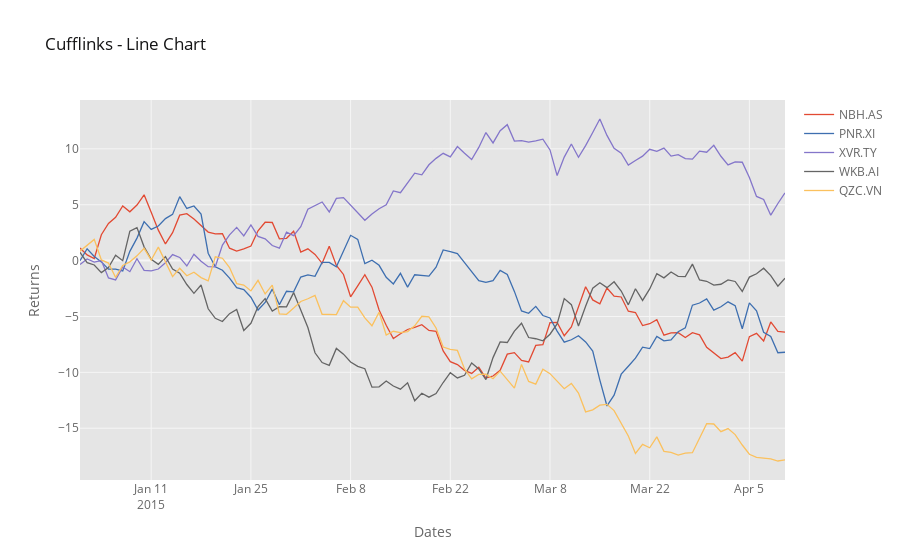

The notebook cell this image was saved under:
### Code cell
cf.datagen.lines().iplot(kind='scatter',xTitle='Dates',yTitle='Returns',title='Cufflinks - Line Chart')
